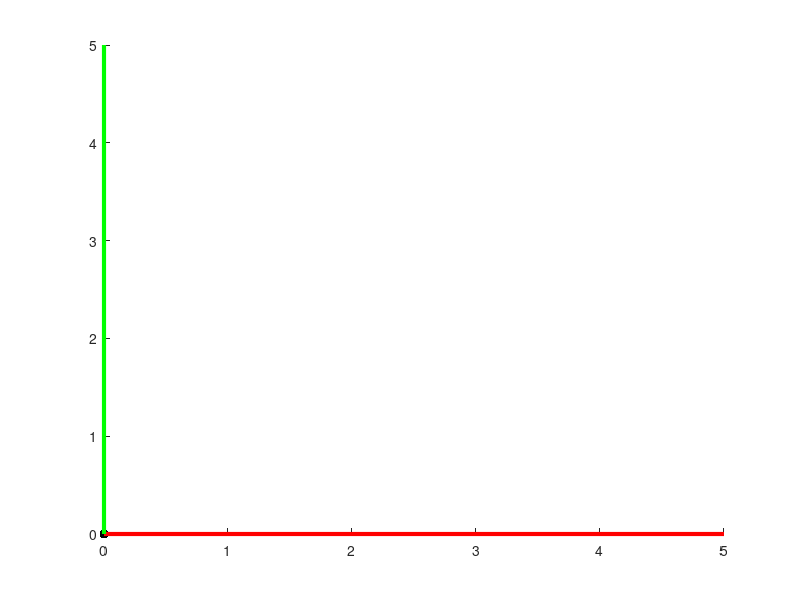

MATLAB code for this plot: (Note: this script raises an error after producing the figure.)
% Start a new figure
figure
hold on

colours={'red','blue'};

% Plot the reference coordinate frame
plot3(0,0,0,'k.','MarkerSize',20);
plot3([0;5],[0;0],[0;0],'red','LineWidth',3);
plot3([0;0],[0;5],[0;0],'green','LineWidth',3);
plot3([0;0],[0;0],[0;5],'blue','LineWidth',3);

F={F1,F2};
V={V1(:,1:3),V2(:,1:3)};

% Draw the two objects
for ind = 1:length(F)
    if ~isempty(F{ind}) && ~isempty(V{ind})
        patch('Vertices', V{ind}, 'Faces', F{ind}, ...
            'FaceColor', colours{ind},...
            'EdgeColor', 'none',...
            'FaceLighting', 'gouraud');
    end
end

% Add lights on the figure to make the objects visible
light('Parent', gca, 'Position', [1 1 1],    'Style', 'infinite', 'Color', [1 1 1]);
light('Parent', gca, 'Position', [-1 -1 -1], 'Style', 'infinite', 'Color', [1 1 1]);

set(gca,'DataAspectRatio',[1 1 1]);